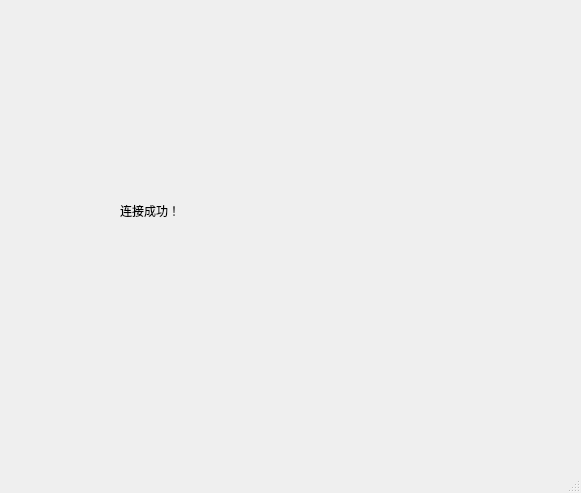
<?xml version="1.0" encoding="UTF-8"?>
<ui version="4.0">
 <class>ConnectSuc</class>
 <widget class="QMainWindow" name="ConnectSuc">
  <property name="geometry">
   <rect>
    <x>0</x>
    <y>0</y>
    <width>581</width>
    <height>493</height>
   </rect>
  </property>
  <property name="windowTitle">
   <string>MainWindow</string>
  </property>
  <widget class="QWidget" name="centralwidget">
   <widget class="QLabel" name="label">
    <property name="geometry">
     <rect>
      <x>120</x>
      <y>110</y>
      <width>301</width>
      <height>201</height>
     </rect>
    </property>
    <property name="text">
     <string>连接成功！</string>
    </property>
   </widget>
  </widget>
  <widget class="QMenuBar" name="menubar">
   <property name="geometry">
    <rect>
     <x>0</x>
     <y>0</y>
     <width>581</width>
     <height>26</height>
    </rect>
   </property>
  </widget>
  <widget class="QStatusBar" name="statusbar"/>
 </widget>
 <resources/>
 <connections/>
</ui>
